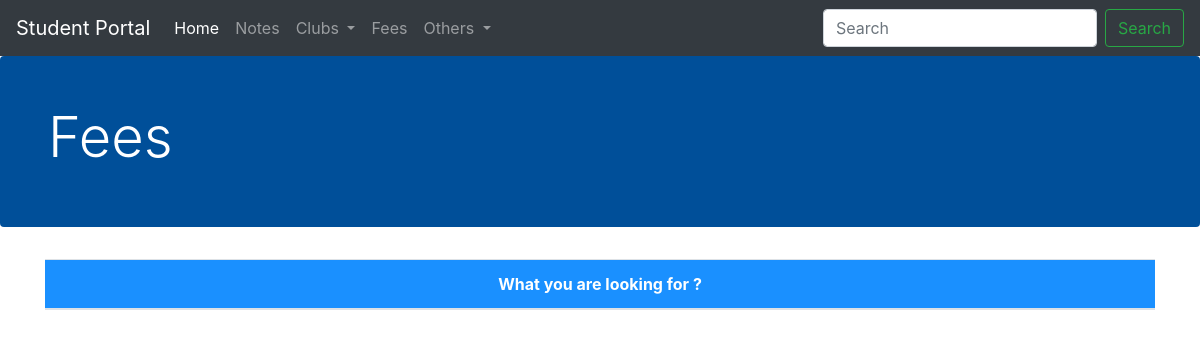
/fee/, run on an earlier commit of the app's database.
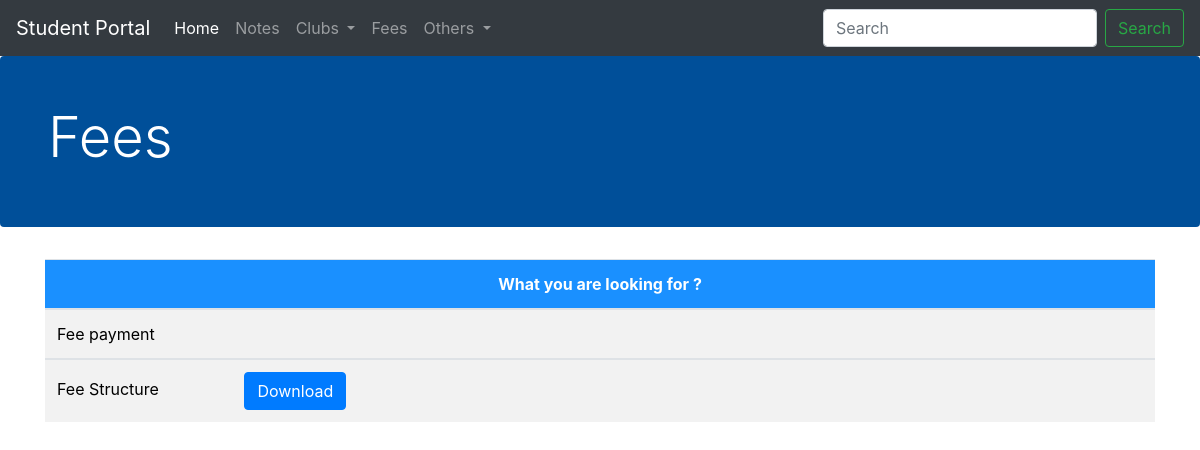
And on a later commit of the database.
### fee/models.py (models this page shows, shortened)
class FEES(models.Model):
    fee_id = models.AutoField(primary_key=True)
    fee_sub = models.CharField(max_length=50, default="")
    fee_desc = models.CharField(max_length=500, default="")
    fee_document = models.FileField(upload_to="fee/images",null=True, blank=True)

### fee/views.py (the view)
# urls.py: path('', views.fee, name="FeeHome"),
def fee(request):
    allProds = []
    catprods = FEES.objects.values('fee_sub')
    cats = {item['fee_sub'] for item in catprods}
    for cat in cats:
      prod = FEES.objects.filter(fee_sub=cat)
      n = len(prod)
      allProds.append([prod, range(1, n)])
    params = {'allProds':allProds}
    return render(request, 'fee/fees.html',params)

### fee/templates/fee/fees.html (shortened to what this page needs)
{% extends 'fee/basic.html' %}
{% block body %}
{% load static %}
 <div style="background-color: #004f99;" class="jumbotron p-4 p-md-5 text-white rounded bg-darkblue">
    <div class="col-md-6 px-0">
      <h1 class="display-4 ">Fees</h1>
    </div>
  </div>
<div class="container">
    <table class="table">
        <thead style="background-color:  #1a90ff;">
        <tr>
            <th scope="col" style="text-align:center; color:white;">What you are looking for ?</th>
        </tr>
        </thead>
        {% for fee, range in allProds %}
        <tbody>
        <tr>
            <td style="background-color:  #f2f2f2">
                <a style=" color:black;" href="/fee/{{fee.0.fee_sub}}"> {{fee.0.fee_desc}} </a>  &nbsp;  &nbsp;  &nbsp; &nbsp;  &nbsp;  &nbsp; &nbsp;  &nbsp;  &nbsp;
            {% if fee.0.fee_document %}
                <a href="{{ fee.0.fee_document.url }}" class="btn btn-primary"> Download </a>
            </td>
             {% endif %}
        </tr>
        </tbody>
        {% endfor %}
    </table>
</div>
{% endblock %}

What changed in the data, as far as the page shows it:
added FEES: fee_desc "Fee payment"
added FEES: fee_desc "Fee Structure"
Also different on the page:
new list line: "Download"
